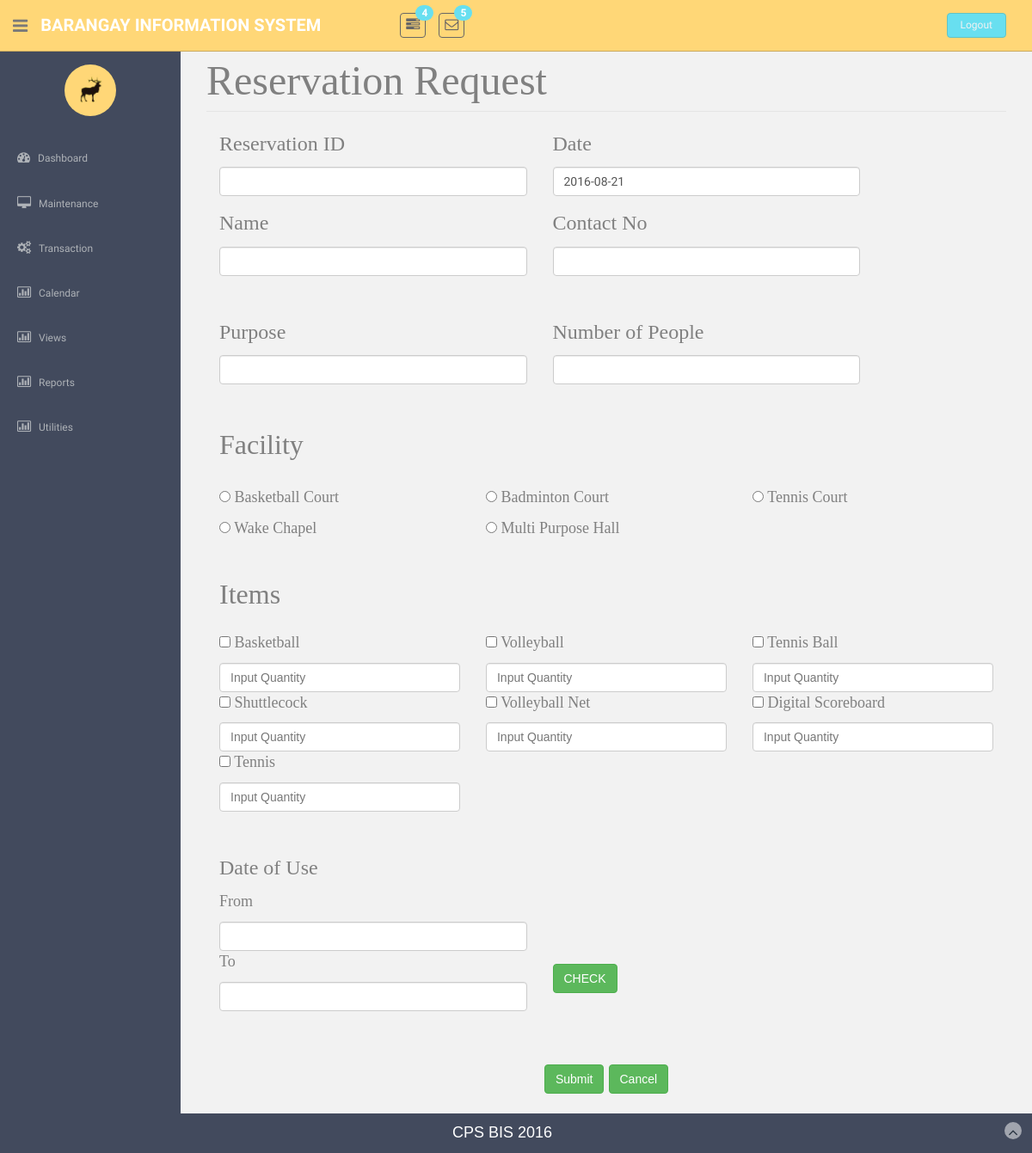
Screenshot of /FacilityEquipmentT.php with the database file from the repository.
### tables this page shows
CREATE TABLE `tblequipment` (
  `strEquipNo` int(25) NOT NULL,
  `strEquipName` varchar(85) NOT NULL,
  `strEquipCategory` varchar(25) NOT NULL,
  `intEquipQuantity` int(11) NOT NULL,
  `dblEquipFee` double NOT NULL,
  `dblEquipDiscount` double NOT NULL,
  `strStatus` varchar(10) NOT NULL
);

### equipmentFormM.php (the view)
<div class="form-group">
	<?php
	require("connection.php");
	$query = mysqli_query($con, "SELECT `strEquipName`,  `intEquipQuantity`, `strStatus` from tblequipment where `intEquipQuantity` > 0 AND `strStatus` = 'Enabled'");
  	 while($row = mysqli_fetch_row($query)){
	   	echo "<div class='col-sm-4'>
		<p><font face='cambria' size=4 color='grey'><input type='checkbox' name = equipment[] value='$row[0]'/> $row[0] </font></p>
		<input class='form-control input-group-lg reg_name' type='number' name = quantity[] title='Input Quantity' placeholder='Input Quantity' min='1' max='$row[1]' value=''; >
	</div>";
   	} ?>
</div>

### assets/css/style.css (style rules this page uses)
body { color: #797979; background: #f2f2f2; font-family: 'Ruda', sans-serif; padding: 0px !important; margin: 0px !important; font-size:13px; }

### rows the page displays
tblequipment: strEquipName "Basketball"
tblequipment: strEquipName "Volleyball"
tblequipment: strEquipName "Tennis Ball"
tblequipment: strEquipName "Shuttlecock"
tblequipment: strEquipName "Volleyball Net"
tblequipment: strEquipName "Digital Scoreboard"
tblequipment: strEquipName "Tennis"

### other values shown
$row[0] "Basketball Court"
$row[0] "Badminton Court"
$row[0] "Tennis Court"
$row[0] "Wake Chapel"
$row[0] "Multi Purpose Hall"
